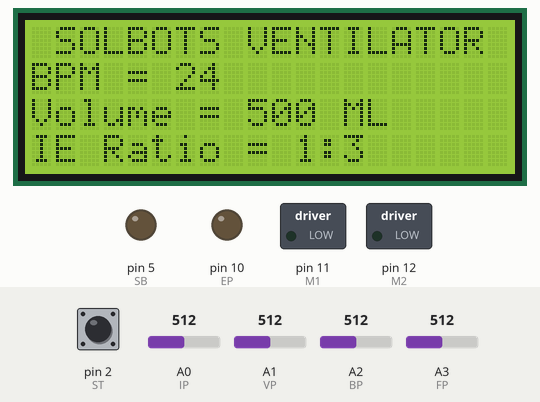
The sketch below on a simulated Arduino Nano, built with avr-gcc and run on an emulated ATmega328P. On the bench: 20×4 character LCD, switched loads named in the sketch (green lamp = pin HIGH), output pins drawn as LEDs (lit = HIGH). The inputs (shaded band) are chosen by the test bench; at power-on: pin 2 (ST) HIGH, A3 (FP) = 512, A0 (IP) = 512, A1 (VP) = 512, A2 (BP) = 512. What the sketch prints to the serial monitor is not drawn.

Above: at 1.2 s.
1.3 s: pin 2 (ST) pulled LOW for 0.15 s
At 3.3 s:
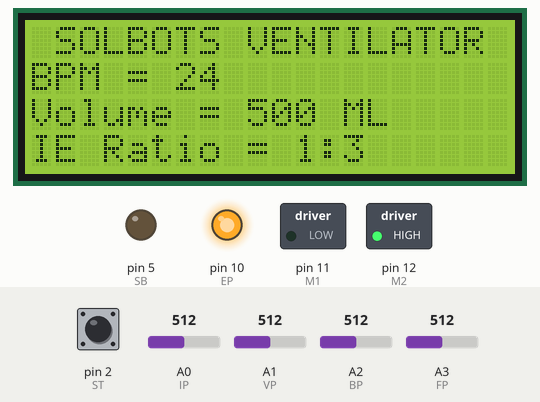
3.6 s: A3 (FP) set to 219
6.6 s: A3 (FP) set to 196
At 7.8 s:
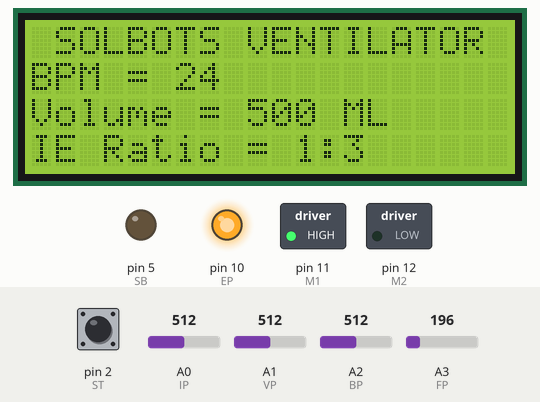
8.3 s: A3 (FP) set to 317
11.3 s: A3 (FP) set to 344
At 12.2 s:
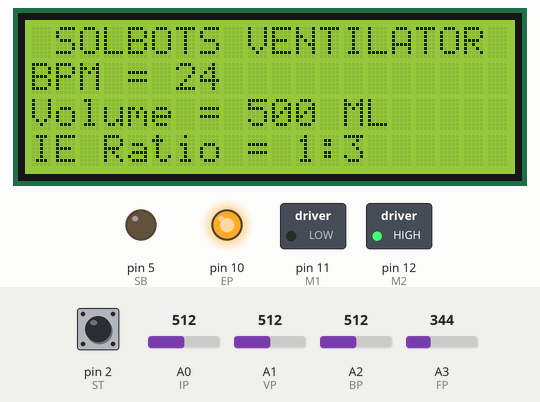
12.8 s: A3 (FP) set to 190
At 12.94 s:
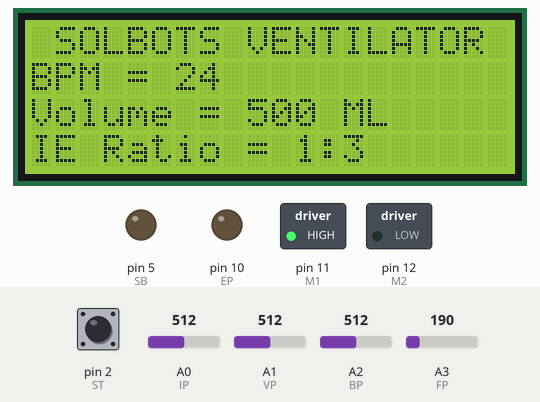
Timing chart, 0 to 15.5 s (numbered marks = the images above; inputs shaded):
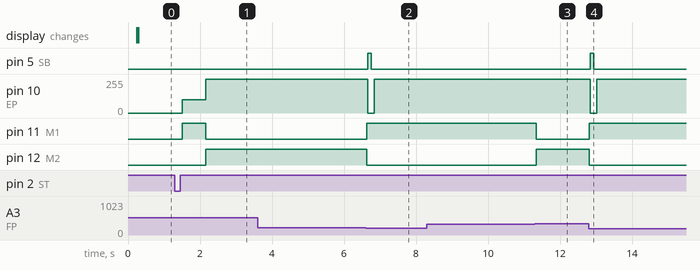

The sketch:

Ventilator_Debugging.ino
```cpp
//use THIS as Debugging

/*
bpm = 8-40
volume = 200-800
i/e = 1:1 - 1:4

MAX CASE:
40*5*60 degrees per min
12000 degrees per min

12000 - 33
0 - 0


motor:
33RPM
1 min = 33*360 degrees
11880  degrees per min
1 sec = 60*33 degrees


SPEED     RPM
100       33
50        16.5
0         0

60 - 800
0 - 0
1 - 13.3
*/


#include "Wire.h"
#include "LiquidCrystal_I2C.h"
//Medical Ranges
long int TotalVolume=1600; // of bag;
long int BPM_MIN= 8;
long int BPM_MAX=41;
long int IE_MIN=1;
long int IE_MAX=5;
long int Volume_MIN=200;
long int Volume_MAX=810;

//Hardware Ranges
long int Volume0Angle=60;
long int VolumeFullAngle=0;

long int Feedback0 = 140;
long int Feedback90 = 350;


//pins
int M1=11; // motor pin1
int M2=12; // motor pin2
int FP=A3; // motor Feedback pin
int ST=2;  // Start/Stop pin
int BP=A2; // BPM nob pin
int IP=A0; // IE nob pin
int VP=A1; // Volume nob pin
int EP=10; //enable for motor
int BA=A6; //Battery voltage pin
int SB=5;  //soundbuzer;


//Variables
long int BPM=5;
long int IE=1;
long int Volume=800;


// system variables
bool systemState=0;
String L1=" SOLBOTS VENTILATOR ";
String L2 = "BPM = "+String(BPM)+"  ";
String L3 = "Volume = "+String(Volume)+"  ";
String L4 = "IE Ratio = 1:"+String(IE)+"  ";


bool Debugging=false;
long int lastPowerPress = 0;
LiquidCrystal_I2C  lcd(0x27,20,4);

void setup(){
  Serial.begin(9600);
  pinMode(M1, OUTPUT);
  pinMode(M2, OUTPUT);
  pinMode(FP, INPUT);
  pinMode(BP, INPUT);
  pinMode(IP, INPUT);
  pinMode(VP, INPUT);
  pinMode(ST, INPUT_PULLUP);
  pinMode(SB, OUTPUT);
  attachInterrupt(digitalPinToInterrupt(ST), UpdateSystemState , RISING );
  lcd.begin();
}

long int INTERRUPT()
{
    long int newBPM = BPM_MIN + (((float)analogRead(BP))/1024.0)*((float)BPM_MAX - BPM_MIN);
    if(newBPM != BPM)
    {
      BPM = newBPM;
      Serial.println("BPM updated, new BPM = "+String(BPM));
      L2 = "BPM = "+String(BPM)+"   ";
    UpdateScreen();
    }


    long int newIE = IE_MIN + ((float)analogRead(IP)/1024.0)*(IE_MAX - IE_MIN);
    if(IE != newIE)
    {
      IE = newIE;
      Serial.println("IE updated, new IE = 1:"+String(IE)+"   ");
          L4 = "IE Ratio = 1:"+String(IE)+"   ";
    UpdateScreen();
    }

   long int newVolume = Volume_MIN + ((float)analogRead(VP)/1024.0)*(Volume_MAX - Volume_MIN);
   newVolume = newVolume - newVolume%10;
   if(Volume != newVolume)
    {
      Volume = newVolume;
      Serial.println("Volume updated, new Volume = "+String(Volume)+"   ");
          L3 = "Volume = "+String(Volume)+" ML";
    UpdateScreen();
    }
}

void UpdateScreen()
{
  lcd.setCursor(0, 0);
  lcd.print(L1);
  lcd.setCursor(0, 1);
  lcd.print(L2);
  lcd.setCursor(0, 2);
  lcd.print(L3);
  lcd.setCursor(0, 3);
  lcd.print(L4);
  }

long int getAngle()
{
return ((float)(analogRead(FP)-Feedback0)/(float)(Feedback90 - Feedback0))*90.0;
}

long int getVolume()
{
  //Update this
return ((float)(Volume0Angle - (90-getAngle()))/(float)(Volume0Angle))*(Volume_MAX - Volume_MIN);
}

bool Motor(int SPEED,int VOLUME,int IE,long int ST)
{
Serial.println("IN MOTOR");
Serial.println("Speed = "+String(SPEED)+" VOLUME = "+String(VOLUME));
analogWrite(EP,SPEED*2.55);
digitalWrite(M1,1);
digitalWrite(M2,0);
while(getVolume() <= VOLUME)
{
  Serial.println("CV="+String(getVolume())+" "+"RV="+String(VOLUME)+" "+"A:"+String(getAngle())+"  ");
  delay(50);
  //INTERRUPT();
 }
analogWrite(EP,100);
while((millis() - ST ) < TotalTime(BPM)/(float(IE+1)))
{
Serial.println("waiting for expiration");
delay(10);
}

digitalWrite(M1,0);
digitalWrite(M2,1);
analogWrite(EP,(SPEED*2.55));
while(getVolume() > 0)
{
    Serial.println("CV="+String(getVolume())+" "+"RV=0 "+"A:"+String(getAngle())+" ");
    delay(50);
    //INTERRUPT();
}
    digitalWrite(M1,1);
  digitalWrite(M2,0);
  delay(20);
  analogWrite(EP,0);
}

void UpdateSystemState()
{
  if(millis()/1000 == lastPowerPress)
  return;
  lastPowerPress = millis()/1000;
  if(systemState)
  systemState=0;
  else
  systemState=1;
  Serial.println("System state updated");
 }
 /*
void UpdateBPM()
{

  long int newBPM = BPM_MIN + (((float)analogRead(BP))/1024.0)*((float)BPM_MAX - BPM_MIN);
  if(BPM != newBPM)
  {
    BPM = newBPM;
    Serial.println("BPM updated, new BPM = "+String(BPM));
    L2 = "BPM = "+String(BPM)+"  ";
    UpdateScreen();
    }
  }

void UpdateIE()
{
  long int newIE = IE_MIN + ((float)analogRead(IP)/1024.0)*(IE_MAX - IE_MIN);
  if(IE != newIE)
  {
    IE = newIE;
    Serial.println("IE updated, new IE = 1:"+String(IE));
    L4 = "IE Ratio = 1:"+String(IE);
    UpdateScreen();
    }
  }

void UpdateVolume()
{
  long int newVolume = Volume_MIN + ((float)analogRead(VP)/1024.0)*(Volume_MAX - Volume_MIN);
  if(Volume != newVolume)
  {
    Volume = newVolume;
    Serial.println("Volume updated, new Volume = "+String(Volume));
    L3 = "Volume = "+String(Volume);
    UpdateScreen();
    }
}
*/
long int getSpeed(long int BPM,long int volume, long int IERATIO) //Range of speed = [0-100]
{
  Serial.println("Inputs to speed = "+String(BPM)+","+String(volume)+","+String(IERATIO));
  long int SPEED = (BPM * volume * (IERATIO+1))/1600;
  Serial.println("Returning Speed = "+String(SPEED));
  //delay(4000);
  return 100;
  return SPEED;
}
long int TotalTime(int BPM)
{
  long int TT=(60000/BPM);
  Serial.println("Returning time = "+String(TT)+" for bpm = "+String(BPM));
  return TT;
  }
 void Buzzer()
 {
  digitalWrite(SB,HIGH);
  delay(100);
  digitalWrite(SB,LOW);
  }
void loop() {
  UpdateScreen();
  if(systemState)
  {
    INTERRUPT();
    long int ST = millis();
    Motor(getSpeed(BPM,Volume,IE),Volume,IE,ST);
    if((millis() - ST ) > TotalTime(BPM))
        {
          Serial.println("ERROR");
          Buzzer();
        }
    else
    {
      Serial.println("Sleeping for "+String(TotalTime(BPM) - (millis() - ST))+" milli seconds");
      while((millis() - ST ) < TotalTime(BPM))
      {
     INTERRUPT();
     delay(10);
        }
    }
  }
  else
  {
  INTERRUPT();
  Serial.println("System state : False");
  Serial.println(analogRead(FP));
  }
}
```

Measured:
- the behaviour switches between 213 and 212 on A3 (FP) (found by bisection; images 1 and 2)
- the behaviour switches between 326 and 327 on A3 (FP) (found by bisection; images 2 and 3)
- after the input at 1.3 s, pin 10 (EP): 0/255 → 100/255 after 0.20 s, → 255/255 0.66 s later; pin 11 (M1): LOW → HIGH after 0.20 s, → LOW 0.66 s later; pin 12 (M2): LOW → HIGH after 0.87 s
- after the input at 3.6 s, every drawn part: stays the same
- after the input at 6.6 s, pin 5 (SB): LOW → HIGH after 0.06 s, → LOW 0.10 s later; pin 10 (EP): 255/255 → 0/255 after 0.06 s, → 255/255 0.18 s later; pin 11 (M1): LOW → HIGH at once; pin 12 (M2): HIGH → LOW at once
- after the input at 8.3 s, every drawn part: stays the same
- after the input at 11.3 s, pin 11 (M1): HIGH → LOW at once; pin 12 (M2): LOW → HIGH at once
- after the input at 12.8 s, pin 5 (SB): LOW → HIGH at once, → LOW 0.10 s later; pin 10 (EP): 255/255 → 0/255 at once, → 255/255 0.18 s later; pin 11 (M1): LOW → HIGH at once; pin 12 (M2): HIGH → LOW at once
